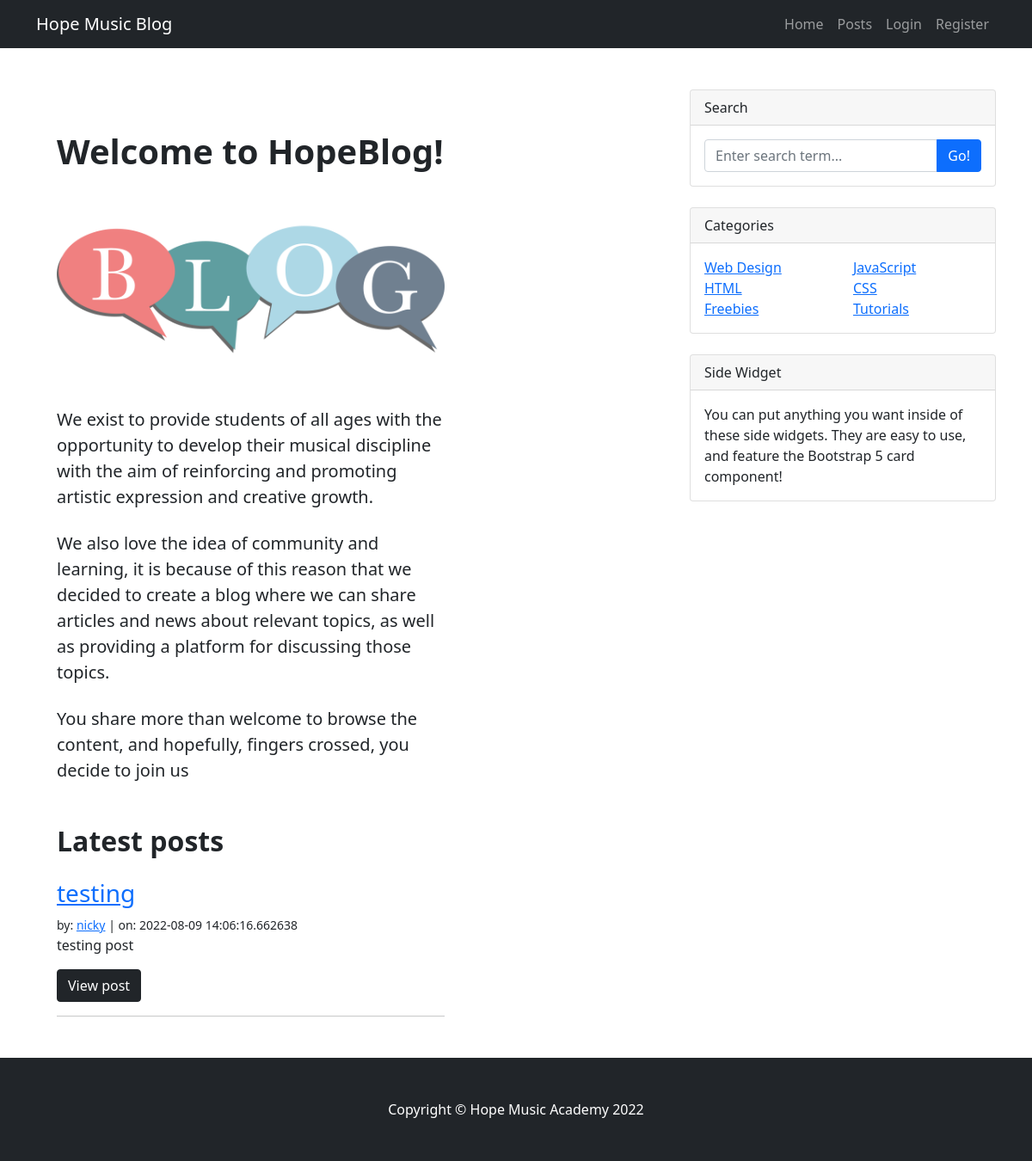
The page / on the database its author committed.
### app.py (models this page shows, shortened)
class Posts(db.Model):
    id = db.Column(db.Integer, primary_key=True)
    title = db.Column(db.String(255))
    content = db.Column(db.Text)
    date_posted = db.Column(db.DateTime, default=datetime.utcnow)
    slug = db.Column(db.Text)
    blogger_id = db.Column(db.Integer, db.ForeignKey('users.id'))
    comments = db.relationship('Comments', backref="posts", lazy=True)

class Users(db.Model, UserMixin):
    id = db.Column(db.Integer, primary_key=True)
    username = db.Column(db.String(255), unique=True, nullable=False)
    first_name = db.Column(db.String(50), nullable=False)
    last_name = db.Column(db.String(50), nullable=False)
    email = db.Column(db.String(100), unique=True, nullable=False)
    favorite_color = db.Column(db.String(120))
    about_author = db.Column(db.Text(), nullable=True)
    data_added = db.Column(db.DateTime, default=datetime.utcnow)
    profile_pic = db.Column(db.String(), nullable=True)
    last_seen = db.Column(db.DateTime, default=datetime.utcnow)
    posts = db.relationship("Posts", backref="blogger")
    comments = db.relationship('Comments', backref="user", passive_deletes=True)
    password_hash = db.Column(db.String(128))
    @property
    def password(self):
        raise AttributeError('Password is not readable attribute')

### app.py (the view)
@app.route('/')
def home():
    page = request.args.get('page', 1, type=int)
    posts = Posts.query.order_by(
        Posts.date_posted).paginate(page=page, per_page=2)
    return render_template('home.html', posts=posts, page=page)

### app.py (called while the page is built)
@app.before_request
def before_request():
    if current_user.is_authenticated:
        current_user.last_seen = datetime.utcnow()
        db.session.commit()

### templates/home.html (shortened to what this page needs)
{% extends "base.html" %}
{% block content %}
    <div class="container mt-5">
        <div class="row">
            <div class="col-lg-8">
                <article>
                    <header class="mb-4">
                        <h1 class="fw-bolder mb-1">Welcome to HopeBlog!</h1>
                    </header>
                    <figure class="mb-4"><img class="img-fluid rounded" src="{{ url_for("static", filename="/img/blog-header.png")}}" alt="Main page picture header, Blog" /></figure>
                    <section class="mb-5">
                        <p class="fs-5 mb-4">We exist to provide students of all ages with the opportunity to develop their musical discipline with the aim of reinforcing and promoting artistic expression and creative growth.</p>
                        <p class="fs-5 mb-4">We also love the idea of community and learning, it is because of this reason that we decided to create a blog where we can share articles and news about relevant topics, as well as providing a platform for discussing those topics.</p>
                        <p class="fs-5 mb-4">You share more than welcome to browse the content, and hopefully, fingers crossed, you decide to join us </p>
                        <h2 class="fw-bolder mb-4 mt-5">Latest posts</h2>
                        {% for post in posts.items %}
                            <h3><a href="{{ url_for('post', id=post.id) }}">{{ post.title }}</a></h3>
                            <small>
                                by: <a href="{{ url_for('user_posts', first_name=post.blogger.first_name) }}">{{ post.blogger.first_name }}</a> | on: {{ post.date_posted }}
                            </small>
                            <br/>
                            {{ post.slug|safe }}
                            <a href="{{ url_for('post', id=post.id) }}" class="btn btn-dark">View post</a>
                            <hr>
                        {% endfor %}
                    </section>
                </article>
            </div>
        </div>
    </div>
{% endblock content %}

### rows shown on the page
Posts: title "testing", blogger.first_name "nicky", date_posted "2022-08-09 14:06:16.662638", slug "testing post"
